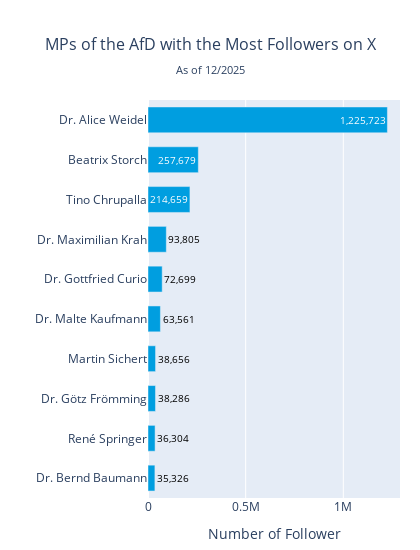

Notebook cell for this chart:
### Code cell
plot_party_hbar(
    df_profiles[df_profiles["partei_kurz"]=="AFD"], 
    'FULLNAME', 
    'followers_count', 
    top_n=10, 
    title='MPs of the AfD with the Most Followers on X',
    x_label='Number of Follower',
    save_name="top10_followers_afd_eng",
    mobile=True
)

### Figure 1 — Plotly figure (JSON) as saved in the notebook; plotly's stock layout.template omitted (floating-point values rounded to 4 significant figures)
{"data": [{"cliponaxis": false, "customdata": [["AFD", "Dr. Bernd Baumann", "Dr. Bernd Baumann"], ["AFD", "René Springer", "René Springer"], ["AFD", "Dr. Götz Frömming", "Dr. Götz Frömming"], ["AFD", "Martin Sichert", "Martin Sichert"], ["AFD", "Dr. Malte Kaufmann", "Dr. Malte Kaufmann"], ["AFD", "Dr. Gottfried Curio", "Dr. Gottfried Curio"], ["AFD", "Dr. Maximilian Krah", "Dr. Maximilian Krah"], ["AFD", "Tino Chrupalla", "Tino Chrupalla"], ["AFD", "Beatrix Storch", "Beatrix Storch"], ["AFD", "Dr. Alice Weidel", "Dr. Alice Weidel"]], "hovertemplate": "Name: %{customdata[2]} (%{customdata[1]})<br>Number of Follower: %{x:,.0f}<br>partei_kurz: %{customdata[0]}<extra></extra>", "insidetextanchor": "end", "marker": {"color": ["#009EE0", "#009EE0", "#009EE0", "#009EE0", "#009EE0", "#009EE0", "#009EE0", "#009EE0", "#009EE0", "#009EE0"]}, "orientation": "h", "text": ["35,326", "36,304", "38,286", "38,656", "63,561", "72,699", "93,805", "214,659", "257,679", "1,225,723"], "textfont": {"color": ["#000000", "#000000", "#000000", "#000000", "#000000", "#000000", "#000000", "#FFFFFF", "#FFFFFF", "#FFFFFF"], "size": 14}, "textposition": ["outside", "outside", "outside", "outside", "outside", "outside", "outside", "inside", "inside", "inside"], "texttemplate": "%{text}", "type": "bar", "x": [35326, 36304, 38286, 38656, 63561, 72699, 93805, 214659, 257679, 1225723], "y": ["Dr. Bernd Baumann", "René Springer", "Dr. Götz Frömming", "Martin Sichert", "Dr. Malte Kaufmann", "Dr. Gottfried Curio", "Dr. Maximilian Krah", "Tino Chrupalla", "Beatrix Storch", "Dr. Alice Weidel"]}], "layout": {"bargap": 0.35, "height": 550, "margin": {"b": 10, "l": 10, "r": 20, "t": 100}, "title": {"font": {"size": 16}, "text": "MPs of the AfD with the Most Followers on X<br><sub style='font-size:0.85em; line-height:0.5;'>As of 12/2025</sub>", "x": 0.5, "xanchor": "center", "yanchor": "top", "yref": "container"}, "uniformtext": {"minsize": 8, "mode": "show"}, "width": 420, "xaxis": {"title": {"text": "Number of Follower"}}, "yaxis": {"title": {"text": ""}}}}
